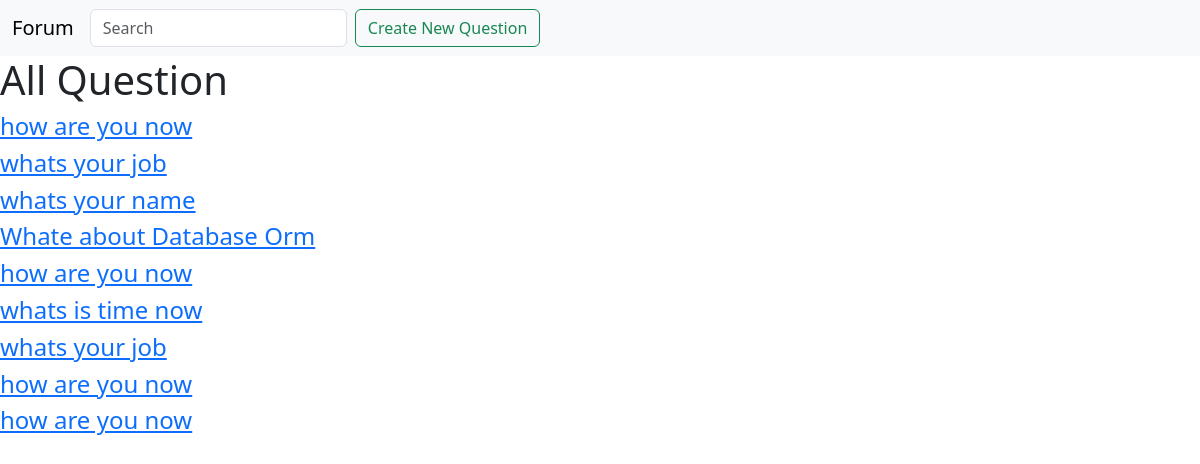
The app's page /quest/, older data.
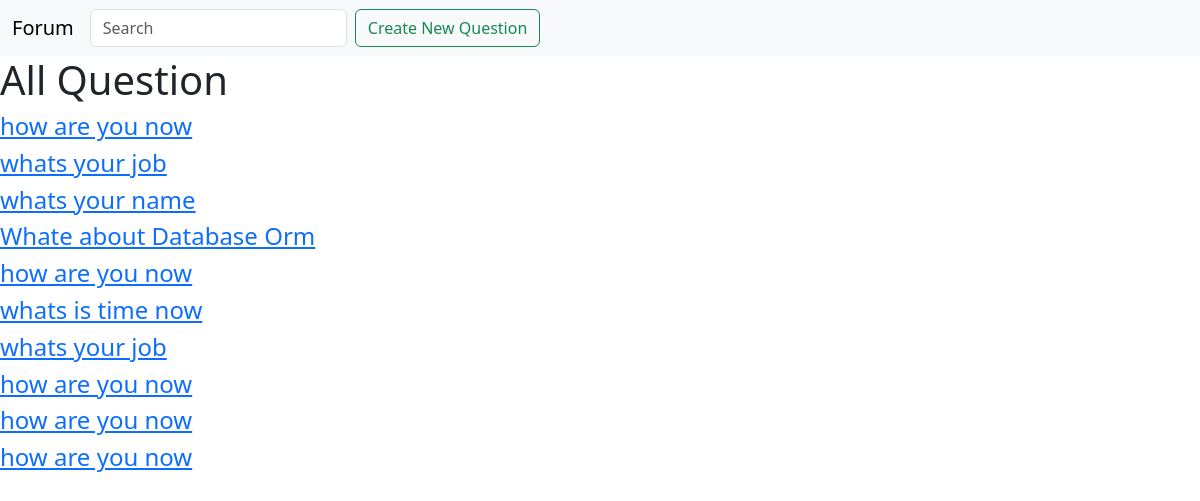
The same page, newer data.
### forum/models.py (models this page shows)
class Question(models.Model):
    class Status(models.TextChoices):
        Draft = 'DF' ,'Draft'
        Puplished = 'PB' ,' Puplished'
    Author=models.ForeignKey(User,on_delete=models.SET_NULL,null=True,blank=True)
    question = models.CharField(max_length=200)
    tags = TaggableManager()
    created_at = models.DateField(default=timezone.now)
    Content = models.TextField(max_length=20000)
    status = models.CharField(max_length=5,choices=Status.choices,default=Status.Draft)
    def __str__(self):
        return self.question

### forum/views.py (the view)
# urls.py: path('quest/',QuestionList.as_view()),
class QuestionList(ListView):
   model = Question

### forum/templates/forum/question_list.html (shortened to what this page needs)
{% load bootstrap5 %}
<!doctype html>
<html lang="en">
  <head>
    <link href="https://cdn.jsdelivr.net/npm/bootstrap@5.3.1/dist/css/bootstrap.min.css" rel="stylesheet">
  </head>
  <body>
    <nav class="navbar navbar-expand-lg bg-body-tertiary">
      <div class="container-fluid">
        <a class="navbar-brand" href="#">Forum</a>
        <div class="collapse navbar-collapse" id="navbarSupportedContent">
          <form class="d-flex" role="search">
            <input class="form-control me-2" type="search" placeholder="Search" aria-label="Search">
          </form>
            <a class="btn btn-outline-success me-auto" href="/quest/new">Create New Question</a>
        </div>
      </div>
    </nav>
   <h1>All Question</h1>
   {% for ques in question_list %}
   <a href="#"><h4>{{ques}}</h4></a>
   {% endfor %}
  </body>
</html>

Row changes from the older to the newer data that the page shows:
added Question: question "how are you now"
